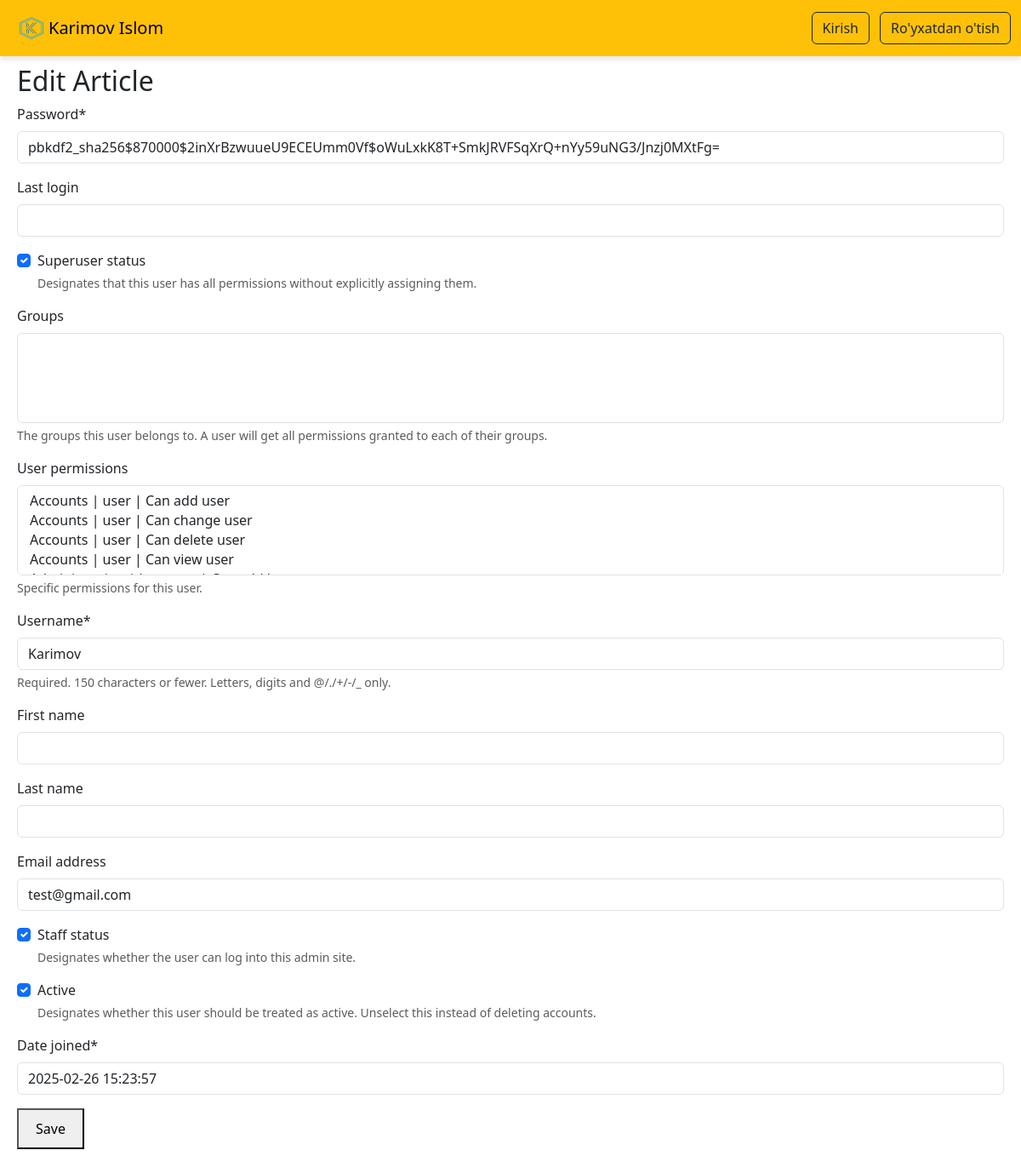
Page /admins/custom_admin/edit_custom_user/6/ on the earlier database version.
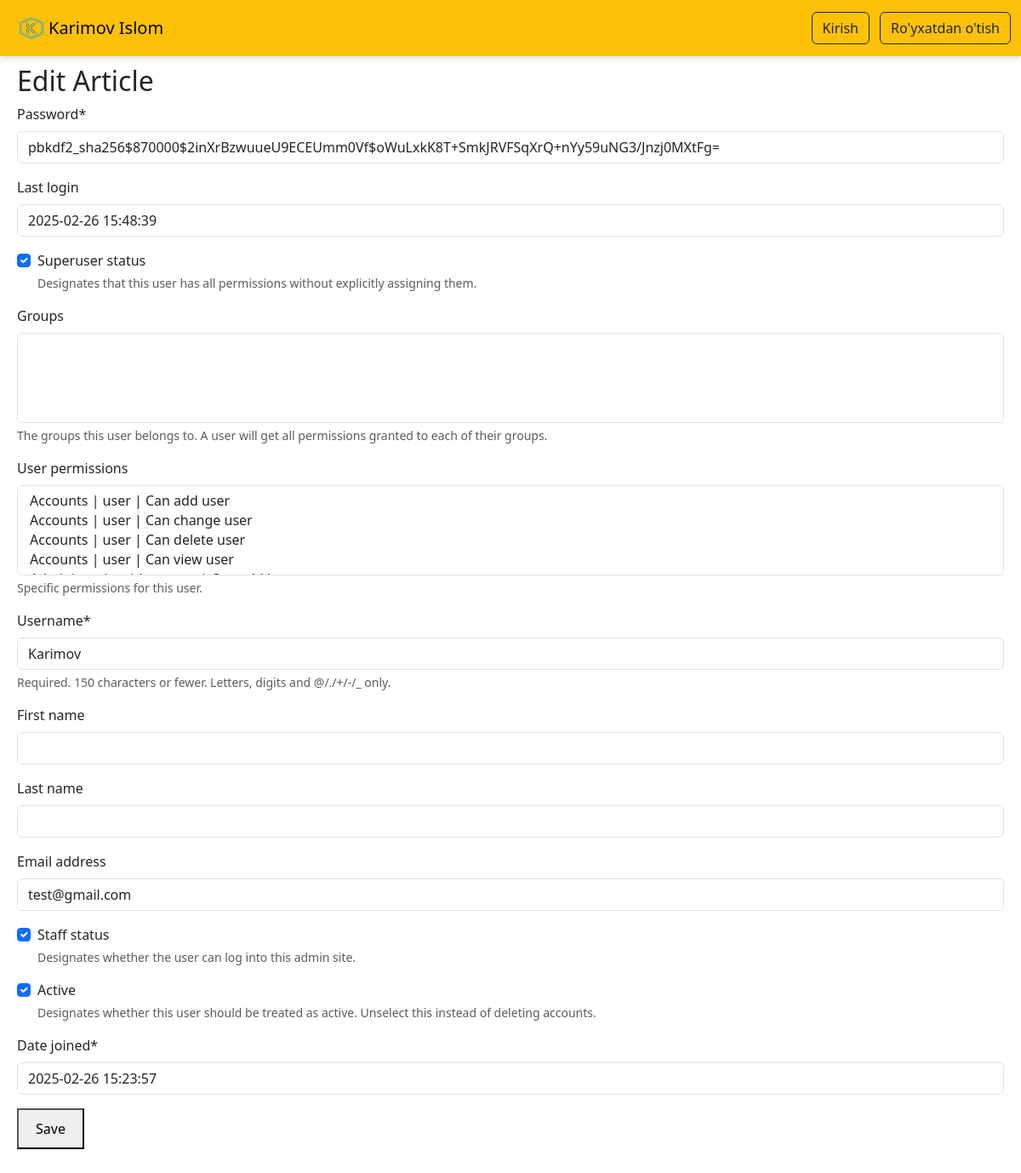
Same page on the later database version.
### accounts/models.py (models this page shows)
class CustomUser(AbstractUser):
    def __str__(self):
        return self.username

### admin_dashboard/views.py (the view)
# urls.py: path('custom_admin/edit_custom_user/<int:pk>/', views.edit_custom_user, name='edit_custom_user'),
def edit_custom_user(request, pk):
    account = get_object_or_404(CustomUser, pk=pk)
    if request.method == "POST":
        form = CustomUserForm(request.POST, instance=account)
        if form.is_valid():
            form.save()
            return redirect('custom_admin_view')
    else:
        form = CustomUserForm(instance=account)
    return render(request, 'custom_admin/edit_custom_user.html', {'form': form})

### admin_dashboard/forms.py
class CustomUserForm(forms.ModelForm):
    class Meta:
        model = CustomUser
        fields = '__all__'

### templates/custom_admin/edit_custom_user.html (shortened to what this page needs)
{% extends 'base.html' %}
{% load crispy_forms_tags %}
{% block content %}
<h2>Edit Article</h2>
<form method="post">
    {{ form | crispy}}
    <button type="submit">Save</button>
</form>
{% endblock %}

Differences in the rows shown:
changed CustomUser "Karimov": last_login (not shown) → "2025-02-26 15:48:39"
